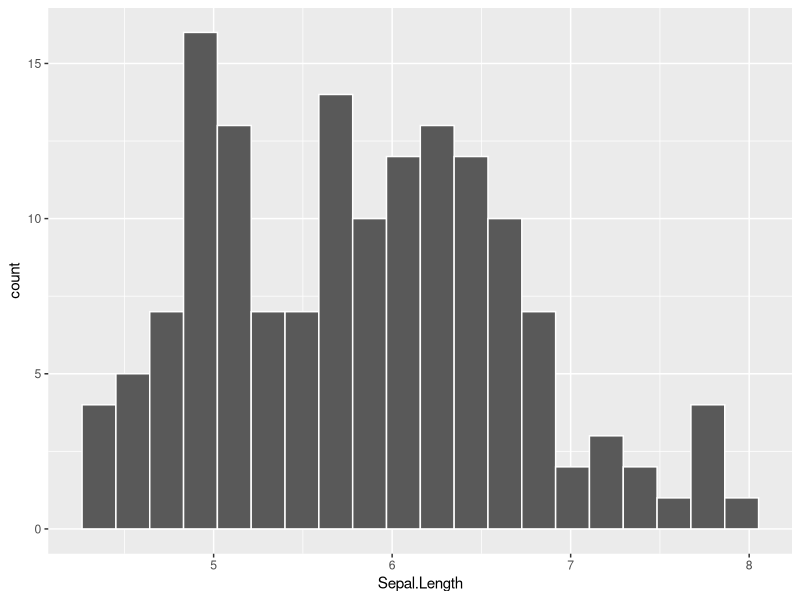

The R script that drew this image:
## ---- chunk 1
knitr::opts_chunk$set(comment=NA)
options(width = 70)
## ---- chunk 2

## add additional libraries/packages here, as needed
## leaving the tidyverse as the last package loaded

library(tidyverse)
## ---- chunk 3
## if you want to load in a data set called namebeta.csv
## and then create a tibble from it called namealpha
## then uncomment the next line by removing the #

# namealpha <- read_csv("namebeta.csv") 
## ---- chunk 4
summary(iris)
## ---- chunk 5
ggplot(iris, aes(x = Sepal.Length)) +
  geom_histogram(bins = 20, col = "white")
## ---- chunk 6
sessionInfo()
